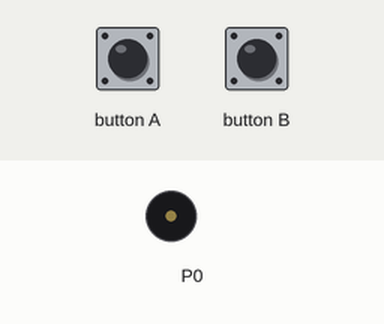
Simulated run of this program. Board: BBC micro:bit (MakeCode). Shown: buzzer (waves = sounding). The test bench sets the inputs (shaded band).

Above: at 1.2 s.
1.3 s: button A pressed for 0.15 s
At 1.8 s:
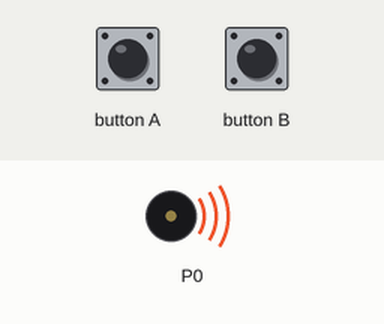
4.4 s: button B pressed for 0.15 s
Timing chart, 0 to 10.1 s (numbered marks = the images above; inputs shaded):
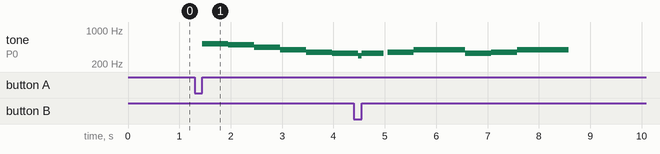

Measured:
- after the input at 1.3 s, tone on P0: plays 523 Hz for 0.51 s, 494 Hz for 0.51 s, 440 Hz for 0.51 s, 392 Hz for 0.51 s, 349 Hz for 0.51 s, 330 Hz for 0.42 s, starting after 0.15 s

The program:

main.ts
```typescript
input.onButtonPressed(Button.A, function () {
    music.play(music.stringPlayable("C5 B A G F E D C ", ang), music.PlaybackMode.UntilDone)
})
input.onButtonPressed(Button.B, function () {
    music.play(music.stringPlayable("E F G G E F G G ", 0), music.PlaybackMode.UntilDone)
})
function setTempo () {
    ang = input.rotation(Rotation.Pitch)
}
let ang = 0
ang = 120
```

test.ts
```typescript
// les proves van aquí; això no es compilarà quan aquest paquet s'usi com a extensió.
```
